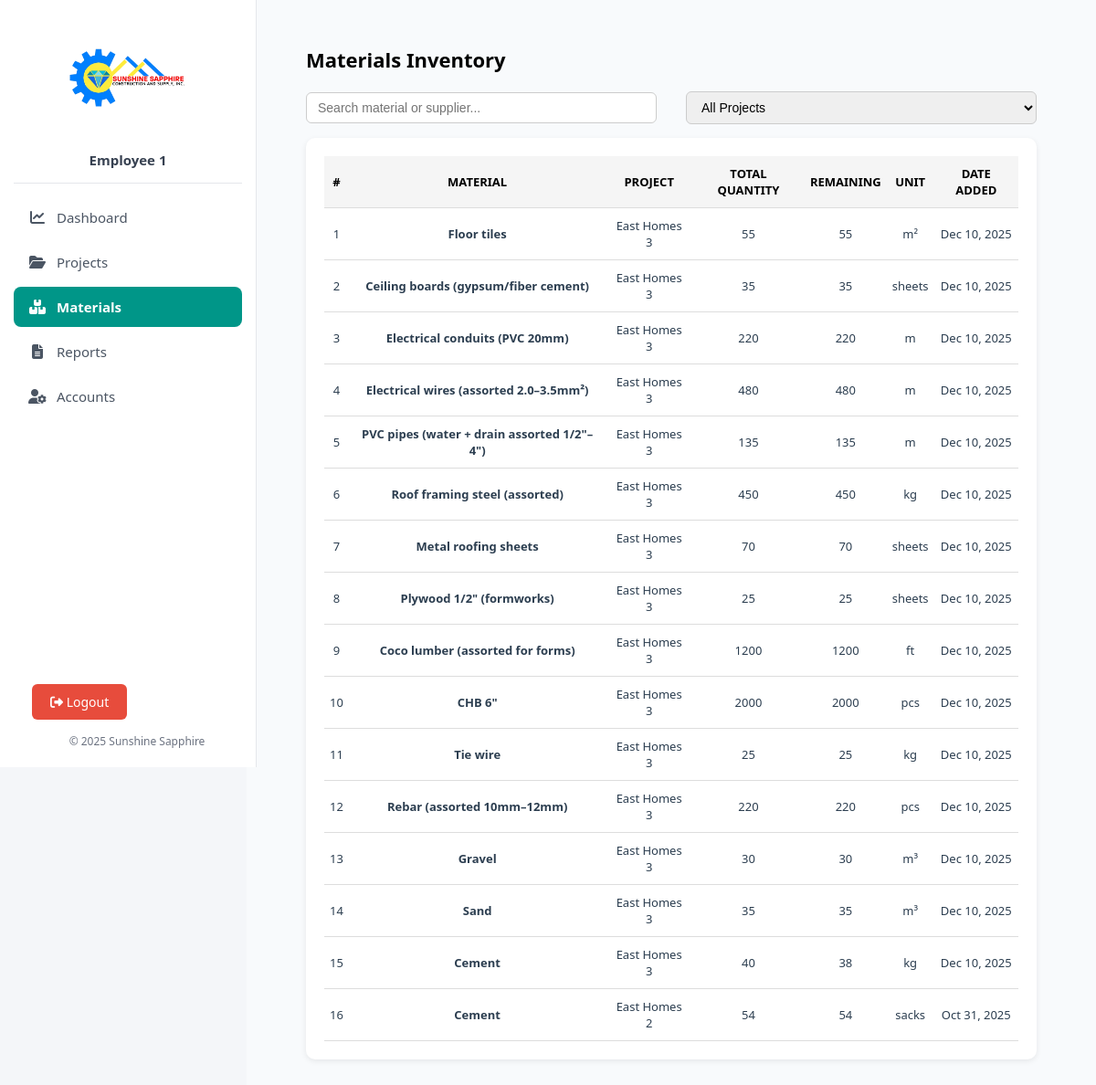
The app's page /materials/materials.php (signed in) with its own data.
### tables this page shows
CREATE TABLE `materials` (
  `id` int(11) NOT NULL,
  `project_id` int(11) NOT NULL,
  `name` varchar(255) NOT NULL,
  `supplier` varchar(255) DEFAULT NULL,
  `total_quantity` decimal(10,2) NOT NULL DEFAULT 0.00,
  `remaining_quantity` decimal(10,2) NOT NULL DEFAULT 0.00,
  `unit_of_measurement` varchar(50) NOT NULL,
  `purpose` varchar(255) DEFAULT NULL,
  `created_at` timestamp NOT NULL DEFAULT current_timestamp()
);

CREATE TABLE `projects` (
  `id` int(11) NOT NULL,
  `name` varchar(255) NOT NULL,
  `location` varchar(255) DEFAULT NULL,
  `units` int(11) NOT NULL,
  `progress` int(11) DEFAULT 0,
  `status` enum('Ongoing','Completed','Pending') NOT NULL DEFAULT 'Pending',
  `is_deleted` tinyint(1) DEFAULT 0,
  `deleted_at` datetime DEFAULT NULL,
  `created_at` timestamp NOT NULL DEFAULT current_timestamp(),
  `folder_path` varchar(255) DEFAULT NULL
);

### materials/materials.php (the view, shortened to what this page needs)
<?php
require_once __DIR__ . '/../includes/header.php';
require_once __DIR__ . '/../includes/db.php';
$query = "
    SELECT m.id, m.name, m.project_id, m.total_quantity, m.remaining_quantity, m.unit_of_measurement, m.purpose, m.created_at, p.name AS project_name
    FROM materials m
    LEFT JOIN projects p ON m.project_id = p.id
    ORDER BY m.created_at DESC
";
$result = $conn->query($query);
?>
<div class="content-container">
    <div class="page-header">
        <h2>Materials Inventory</h2>
    </div>
    <div class="filter-bar">
        <input type="text" id="searchInput" placeholder="Search material or supplier...">
        <select id="projectFilter">
            <option value="">All Projects</option>
        </select>
    </div>
    <div class="card">
        <div class="table-responsive">
            <table class="data-table">
                <thead>
                    <tr>
                        <th>#</th>
                        <th>Material</th>
                        <th>Project</th>
                        <th>Total Quantity</th>
                        <th>Remaining</th>
                        <th>Unit</th>
                        <th>Date Added</th>
                    </tr>
                </thead>
                <tbody>
                    <?php
                    if ($result && $result->num_rows > 0) {
                        $counter = 1;
                        while ($row = $result->fetch_assoc()) {
                            $total_qty = intval($row['total_quantity']);
                            $remaining_qty = intval($row['remaining_quantity']);
                            $lowStock = ($total_qty > 0) && (($remaining_qty / $total_qty) < 0.2);
                            $rowClass = $lowStock ? "low-stock" : "";
                            echo "<tr class='{$rowClass}'>
                                <td>{$counter}</td>
                                <td class='highlight' style='color:#2c3e50; font-weight:600;'>{$row['name']}</td>
                                <td>{$row['project_name']}</td>
                                <td>{$total_qty}</td>
                                <td>{$remaining_qty}</td>
                                <td>{$row['unit_of_measurement']}</td>
                                <td>" . date('M d, Y', strtotime($row['created_at'])) . "</td>
                            </tr>";
                            $counter++;
                        }
                    } else {
                        echo "<tr><td colspan='7' class='empty'>No materials found.</td></tr>";
                    }
                    ?>
                </tbody>
            </table>
        </div>
    </div>
</div>
<?php require_once __DIR__ . '/../includes/footer.php'; ?>

### includes/header.php (style rules this page uses)
body { margin: 0; font-family: "Segoe UI", sans-serif; background-color: #f4f6f9; color: #2c3e50; }

### materials/materials.php (style rules this page uses)
.content-container { padding: 20px 25px; }
.page-header { display: flex; justify-content: space-between; align-items: center; margin-bottom: 20px; }
.page-header h2 { color: #000; font-size: 22px; font-weight: 700; margin: 0; }
.card { background-color: white; border-radius: 10px; box-shadow: 0 2px 6px rgba(0, 0, 0, 0.08); padding: 20px; }
.table-responsive { overflow-x: auto; }
.data-table { width: 100%; border-collapse: collapse; }
.data-table thead { background-color: #f5f5f5; color: #000; }
.data-table th, .data-table td { padding: 10px 6px; text-align: center; border-bottom: 1px solid #ddd; font-size: 13px; }
.data-table th { font-weight: 600; text-transform: uppercase; }
.data-table .highlight { font-weight: 600; color: #2c3e50; }
.filter-bar { display: flex; justify-content: space-between; align-items: center; margin-bottom: 15px; }
.filter-bar input, .filter-bar select { padding: 8px 12px; border: 1px solid #ccc; border-radius: 6px; font-size: 14px; width: 48%; box-sizing: border-box; }

### records on screen
materials: name "Floor tiles", project.name "East Homes 3", total_quantity "55", remaining_quantity "55", unit_of_measurement "m²", created_at "Dec 10, 2025"
materials: name "Ceiling boards (gypsum/fiber cement)", project.name "East Homes 3", total_quantity "35", remaining_quantity "35", unit_of_measurement "sheets", created_at "Dec 10, 2025"
materials: name "Electrical conduits (PVC 20mm)", project.name "East Homes 3", total_quantity "220", remaining_quantity "220", unit_of_measurement "m", created_at "Dec 10, 2025"
materials: name "Electrical wires (assorted 2.0–3.5mm²)", project.name "East Homes 3", total_quantity "480", remaining_quantity "480", unit_of_measurement "m", created_at "Dec 10, 2025"
materials: name "PVC pipes (water + drain assorted 1/2\"–4\")", project.name "East Homes 3", total_quantity "135", remaining_quantity "135", unit_of_measurement "m", created_at "Dec 10, 2025"
materials: name "Roof framing steel (assorted)", project.name "East Homes 3", total_quantity "450", remaining_quantity "450", unit_of_measurement "kg", created_at "Dec 10, 2025"
materials: name "Metal roofing sheets", project.name "East Homes 3", total_quantity "70", remaining_quantity "70", unit_of_measurement "sheets", created_at "Dec 10, 2025"
materials: name "Plywood 1/2\" (formworks)", project.name "East Homes 3", total_quantity "25", remaining_quantity "25", unit_of_measurement "sheets", created_at "Dec 10, 2025"
materials: name "Coco lumber (assorted for forms)", project.name "East Homes 3", total_quantity "1200", remaining_quantity "1200", unit_of_measurement "ft", created_at "Dec 10, 2025"
materials: name "CHB 6\"", project.name "East Homes 3", total_quantity "2000", remaining_quantity "2000", unit_of_measurement "pcs", created_at "Dec 10, 2025"
materials: name "Tie wire", project.name "East Homes 3", total_quantity "25", remaining_quantity "25", unit_of_measurement "kg", created_at "Dec 10, 2025"
materials: name "Rebar (assorted 10mm–12mm)", project.name "East Homes 3", total_quantity "220", remaining_quantity "220", unit_of_measurement "pcs", created_at "Dec 10, 2025"
materials: name "Gravel", project.name "East Homes 3", total_quantity "30", remaining_quantity "30", unit_of_measurement "m³", created_at "Dec 10, 2025"
materials: name "Sand", project.name "East Homes 3", total_quantity "35", remaining_quantity "35", unit_of_measurement "m³", created_at "Dec 10, 2025"
materials: name "Cement", project.name "East Homes 3", total_quantity "40", remaining_quantity "38", unit_of_measurement "kg", created_at "Dec 10, 2025"
materials: name "Cement", project.name "East Homes 2", total_quantity "54", remaining_quantity "54", unit_of_measurement "sacks", created_at "Oct 31, 2025"

### other values on screen
$_SESSION['display_name'] "Employee 1"
